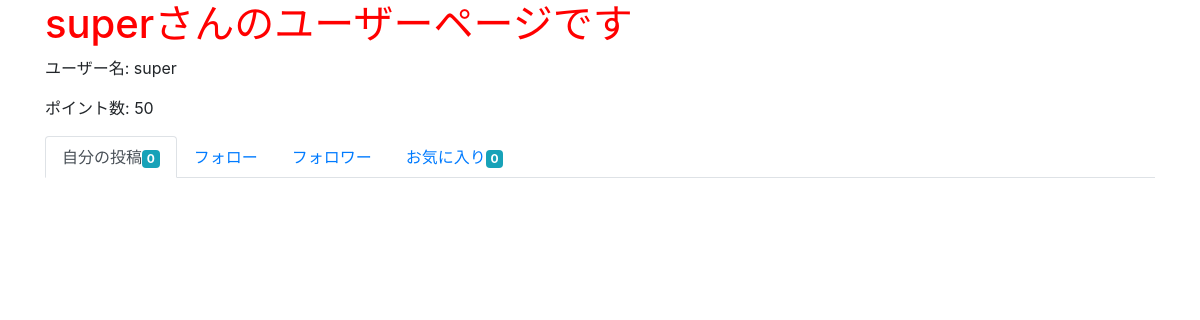
Before: /user/1/ with the older database file.
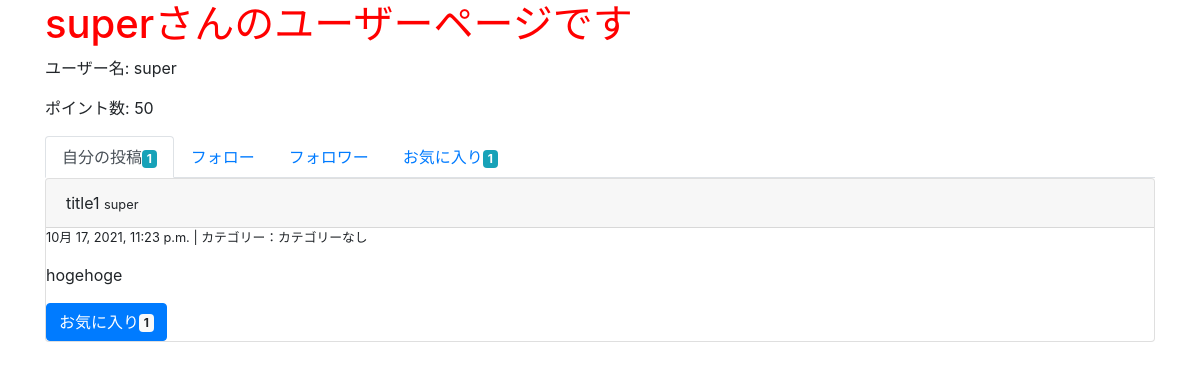
After: the same page with the newer database file.
### groomings/models.py (models this page shows, shortened)
class Date(models.Model):
    created_at = models.DateTimeField(default=now)
    class Meta:
        abstract = True

class Post(Date):
    title = models.CharField(max_length=30, null=True, blank=True)
    image = models.FileField(upload_to='post_image/', null=True)
    text = models.TextField(null=True, blank=True)
    user = models.ForeignKey(
        'User', on_delete=models.CASCADE, related_name="user_post"
    )
    favorite = models.ManyToManyField(User, related_name="user_favo_post")
    category = models.CharField(max_length=15, default='カテゴリーなし')
    class Meta:
        db_table = 'post'

class User(AbstractBaseUser, PermissionsMixin):
    username = models.CharField(max_length=150)
    email = models.EmailField(max_length=255, unique=True)
    point = models.IntegerField(default=50)
    is_active = models.BooleanField(default=True)
    is_staff = models.BooleanField(default=False) # 管理画面にログインできるかどうか
    USERNAME_FIELD = 'email' # このテーブルのレコードを一意に識別
    REQUIRED_FIELDS = ['username'] # スーパーユーザー作成時に入力する(emailとパスワードは必須だからそれ以外で)
    objects = UserManager()

### groomings/views.py (the view)
# urls.py: path(r'user/<int:user_id>/', views.user, name = 'user'), # ユーザー個人ページ
def user(request, user_id):
    user = User.objects.get(pk=user_id)
    posts = user.user_post.all()
    posts_count = user.user_post.all().count()
    favo_count = user.user_favo_post.all().count()
    return render(request, 'groomings/user.html', context={"user": user, "posts": posts, "posts_count": posts_count, "favo_count": favo_count})

### groomings/templatetags/tag_event.py (called while the page is built)
@register.filter(name="count_favo")
def count_favo(post):
    return post.favorite.all().count()

### groomings/templates/groomings/user.html
{% extends "groomings/_user.html" %}
{% load tag_event %}
{% block posts %}
  <ul class="nav nav-tabs">
    <li class="nav-item"><a href="{% url 'groomings:user' user.id %}" class="nav-link active">自分の投稿<span class="badge badge-info">{{ posts_count }}</span></a></li>
    <li class="nav-item"><a href="#" class="nav-link">フォロー</a></li>
    <li class="nav-item"><a href="#" class="nav-link">フォロワー</a></li>
    <li class="nav-item"><a href="{% url 'groomings:user_favo' user.id %}" class="nav-link">お気に入り<span class="badge badge-info">{{ favo_count }}</span></a></li>
  </ul>
  {% for post in posts %}
    <div class="post card">
      <div class="card-header">
        {{ post.title }}
        <small>{{ post.user.username }}</small>
      </div>
      <div class="body">
        <p class="small">{{ post.created_at }} | カテゴリー：{{ post.category }}</p>
        <p>{{ post.text }}</p>
        <button class="btn btn-primary">お気に入り<span class="badge badge-light">{{ post | count_favo }}</span></button>
      </div>
    </div>
  {% endfor %}
{% endblock %}

Changed rows visible on the page:
added Post: title "title1", user.username "super", created_at "10月 17, 2021, 11:23 p.m.", category "カテゴリーなし", text "hogehoge", id "1"
Other visible differences:
{{ posts_count }}: "0" → "1"
{{ favo_count }}: "0" → "1"
